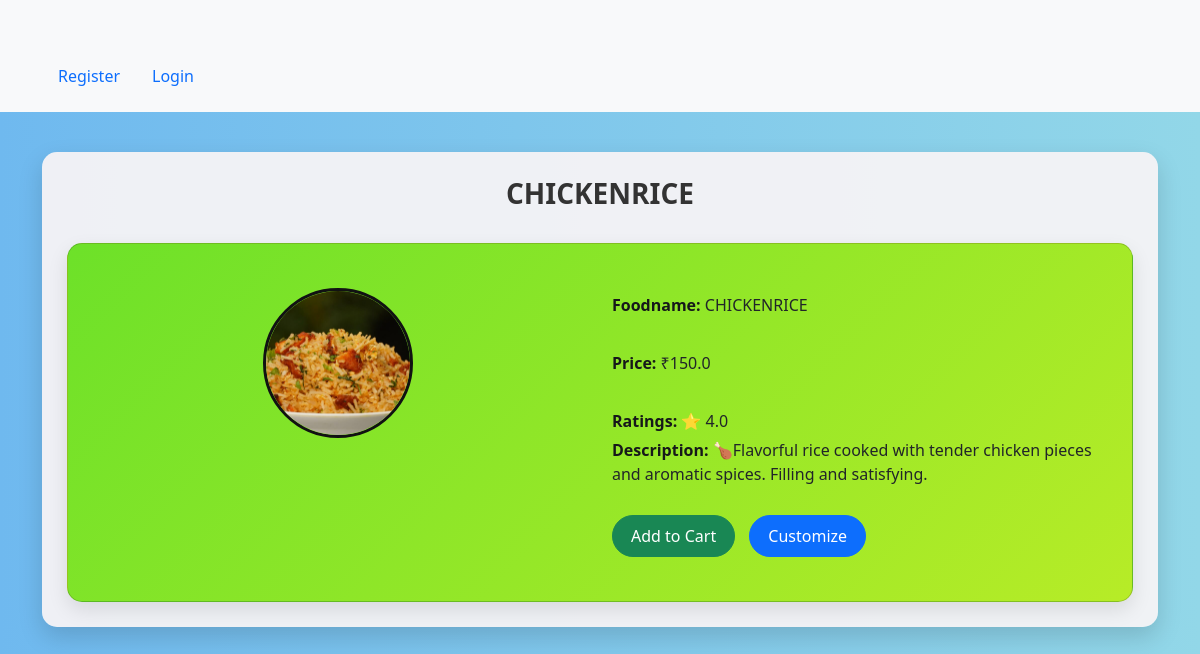
Page /3 on the committed database.
### foods/models.py (models this page shows, shortened)
class FoodItems(models.Model):
    foodname = models.CharField(max_length=200)
    description = models.TextField()
    price = models.FloatField()
    rating = models.FloatField()
    food_img = models.ImageField(upload_to='food_images/')
    catogery = models.CharField(max_length=50)

### foods/views.py (the view)
# urls.py: path('<int:id>',views.foodDetails),
def foodDetails(request,id=0):
    foodsitems = FoodItems.objects.get(id=id)
    return render(request,"foods/foodDetails.html",
    {'foodsitems':foodsitems})

### templates/foods/foodDetails.html (shortened to what this page needs)
{% extends 'base.html' %}
{% block content %}
<div class="container">
    <div class="jumbotron">
    <h3>{{foodsitems.foodname}}</h3>
    <br>
    <div class="card card-card">
        <br>
        <div class="row">
            <div class="col-md-6 text-center">
                {% if foodsitems.food_img %}
                    <img src="{{ foodsitems.food_img.url }}" width="150" height="150">
                {% else %}
                    <p>No Image</p>
                {% endif %}
            </div>
            <div class="col-md-6">
                <p><b>Foodname:</b> {{ foodsitems.foodname }}</p><br>
                <p><b>Price:</b> ₹{{ foodsitems.price }}</p><br>
                <p><b>Ratings:</b> ⭐ {{ foodsitems.rating }}</p>
                <p><b>Description:</b> {{ foodsitems.description }}</p>
                <br>
                <a href="{% url 'add_cart' foodsitems.id %}" class="btn btn-success">
                    Add to Cart
                </a>
                <a href="{% url 'customize' foodsitems.id %}" class="btn btn-primary">
                    Customize
                </a>
            </div>
        </div>
        <br>
    </div>
</div>
</div>
{% endblock %}

### templates/foods/foodDetails.html (style rules this page uses)
body { background: linear-gradient(to right, #6fb9ef, #92d7e8); }
.container { margin-top: 40px; }
.jumbotron { background: rgba(246, 244, 246, 0.95); padding: 25px; border-radius: 15px; box-shadow: 0px 10px 25px rgba(0,0,0,0.15); }
.card-card { background: linear-gradient(135deg, #6de129, #b7ec27); border-radius: 15px; padding: 20px; box-shadow: 0px 8px 20px rgba(0,0,0,0.1); transition: 0.3s; }
.card-card img { border-radius: 50%; border: 3px solid #111212; object-fit: cover; }
h3 { text-align: center; font-weight: bold; color: #333; }
p { margin: 5px 0; font-size: 16px; }
b { color: #16181a; }
.btn { border-radius: 25px; padding: 8px 18px; margin-right: 10px; transition: 0.3s; }

### rows in the picture
FoodItems: foodname "CHICKENRICE", food_img (picture), price "150.0", rating "4.0", description "🍗Flavorful rice cooked with tender chicken pieces and aromatic spices. Filling and satisfying."
